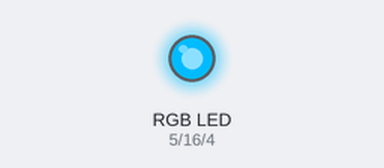
A sketch run on a simulated ESP32. Shown: an RGB LED mixed from three pins (HIGH = lit). Dim RGB values are drawn brighter than linear.

Above: at 0.05 s.
At 2.5 s:
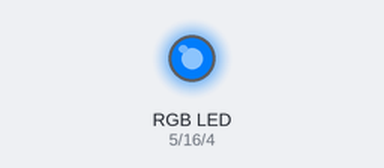
At 3.75 s:
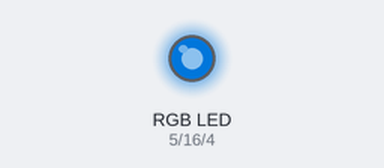
At 5.0 s:
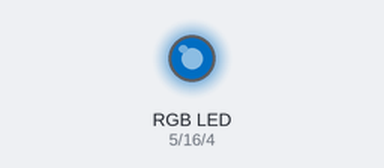
Timing chart, 0 to 6.5 s (numbered marks = the images above):
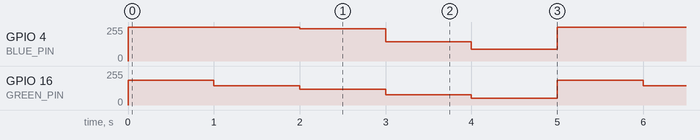

Measured:
- by itself, GPIO 4 (BLUE_PIN): repeats every 5.0 s: 241/255 1.0 s, 145/255 1.0 s, 89/255 1.0 s, 255/255 2.0 s
- by itself, GPIO 16 (GREEN_PIN): repeats every 5.0 s: 146/255 1.0 s, 119/255 1.0 s, 78/255 1.0 s, 50/255 1.0 s, 187/255 1.0 s

The sketch:

esp32-devkit-arduino-rgb-led-color-temperature.ino
```cpp
#define RED_PIN   5
#define GREEN_PIN 16
#define BLUE_PIN  4

byte red, green, blue;

void setup()
{
  // Configure PWM
  ledcSetup(0, 1000, 8); // Channel: 0, Freq: 1kHz, Resolution: 8-bit
  ledcSetup(1, 1000, 8); // Channel: 1, Freq: 1kHz, Resolution: 8-bit
  ledcSetup(2, 1000, 8); // Channel: 2, Freq: 1kHz, Resolution: 8-bit

  // Attach the PWM channel to the LED
  ledcAttachPin(RED_PIN, 0);
  ledcAttachPin(GREEN_PIN, 1);
  ledcAttachPin(BLUE_PIN, 2);
}

void loop()
{
  // 1000 K
  temp_to_rgb(1000, &red, &green, &blue);
  rgb_led_write(red, green, blue);
  delay(1000);
  // 1500 K
  temp_to_rgb(1500, &red, &green, &blue);
  rgb_led_write(red, green, blue);
  delay(1000);
  // 2000 K
  temp_to_rgb(2000, &red, &green, &blue);
  rgb_led_write(red, green, blue);
  delay(1000);
  // 3000 K
  temp_to_rgb(3000, &red, &green, &blue);
  rgb_led_write(red, green, blue);
  delay(1000);
  // 4000 K
  temp_to_rgb(4000, &red, &green, &blue);
  rgb_led_write(red, green, blue);
  delay(1000);
}

void rgb_led_write(byte red, byte green, byte blue)
{
  ledcWrite(0, 255-red);
  ledcWrite(1, 255-green);
  ledcWrite(2, 255-blue);
}

void temp_to_rgb(int temp, byte *red, byte *green, byte *blue)
{
  float t, r, g, b;

  t = temp;
  t = (t < 1000) ? 1000 : t;
  t = (t > 40000) ? 40000 : t;
  t = t / 100;

  // Calculate red value
  if (t <= 66)
  {
    r = 255;
  }
  else
  {
    r = t - 60;
    r = 329.698727446 * pow(r, -0.1332047592);
    r = (r < 0) ? 0 : r;
    r = (r > 255) ? 255 : r;
  }

  // Calculate green value
  if (t <= 66)
  {
    g = t;
    g = 99.4708025861 * log(g) - 161.1195681661;
    g = (g < 0) ? 0 : g;
    g = (g > 255) ? 255 : g;
  }
  else
  {
    g = t - 60;
    g = 288.1221695283 * pow(g, -0.0755148492);
    g = (g < 0) ? 0 : g;
    g = (g > 255) ? 255 : g;
  }

  // Calculate blue value
  if (t >= 66)
  {
    b = 255;
  }
  else
  {
    if (t <= 19)
    {
      b = 0;
    }
    else
    {
      b = t - 10;
      b = 138.5177312231 * log(b) - 305.0447927307;
      b = (b < 0) ? 0 : b;
      b = (b > 255) ? 255 : b;
    }
  }

  *red = (byte) r;
  *green = (byte) g;
  *blue = (byte) b;
}
```
